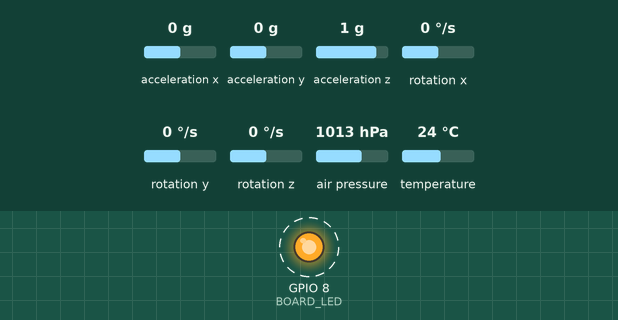
Simulated run of this sketch. Board: ESP32-C3. Parts: output pins drawn as LEDs (lit = HIGH). Dashed ring = blinking. The inputs (shaded band) are chosen by the test bench; at power-on: acceleration x 0 g, acceleration y 0 g, acceleration z 1 g, rotation x 0 °/s, rotation y 0 °/s, rotation z 0 °/s, air pressure 1013 hPa, temperature 24 °C. No radio packets arrive unless stated; what the sketch prints to the serial monitor is not drawn.

Above: at 2.55 s.
Timing chart, 0 to 5.5 s (numbered marks = the images above):
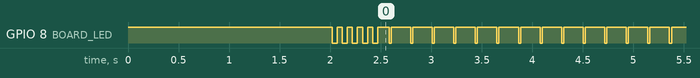

Measured:
- by itself, GPIO 8 (BOARD_LED): goes 4 × (LOW 0.05 s, HIGH 0.05 s), LOW 0.05 s, HIGH 0.11 s, 597 × (LOW 0.02 s, HIGH 0.19 s), LOW 0.02 s, then HIGH

The sketch:

LoRaSender1.ino
```cpp
#include <Wire.h>
#include <SPI.h>
#include <LoRa.h>
#include <Adafruit_BMP280.h>
#include <Adafruit_MPU6050.h>

// Definizione Pin per ESP32-C3 Super Mini
const int SCK_PIN = 4;
const int MISO_PIN = 5;
const int MOSI_PIN = 6;
const int SS_PIN = 7;
const int RST_LORA = 10;
const int DIO0_LORA = 3;
const int BOARD_LED = 8; // LED integrato sulla Super Mini

Adafruit_BMP280 bmp;
Adafruit_MPU6050 mpu;
long packetCounter = 0;

void setup() {
  // Configurazione LED (Sulla Super Mini il LED è sul pin 8)
  pinMode(BOARD_LED, OUTPUT);
  digitalWrite(BOARD_LED, HIGH); // Spegne il LED all'inizio (Active Low)

  Serial.begin(115200);

  // Pausa per stabilizzazione tensione batteria/condensatore
  delay(2000);

  // 1. Inizializza I2C (SDA=8, SCL=9)
  Wire.begin(8, 9);

  // 2. Inizializza SPI e LoRa
  SPI.begin(SCK_PIN, MISO_PIN, MOSI_PIN, SS_PIN);
  LoRa.setPins(SS_PIN, RST_LORA, DIO0_LORA);

  if (!LoRa.begin(433E6)) {
    Serial.println("Errore LoRa!");
    // In caso di errore LoRa, il LED rimane fisso acceso (LOW)
    digitalWrite(BOARD_LED, LOW);
  }

  // 3. Inizializza Sensori
  bmp.begin(0x76);
  mpu.begin(0x68);

  mpu.setAccelerometerRange(MPU6050_RANGE_16_G);
  bmp.setSampling(Adafruit_BMP280::MODE_NORMAL,
                  Adafruit_BMP280::SAMPLING_X2,
                  Adafruit_BMP280::SAMPLING_X16,
                  Adafruit_BMP280::FILTER_X16,
                  Adafruit_BMP280::STANDBY_MS_500);

  Serial.println("SISTEMA PRONTO");

  // Lampeggio di conferma avvio
  for(int i=0; i<10; i++){
    digitalWrite(BOARD_LED, !digitalRead(BOARD_LED));
    delay(50);
  }
}

void loop() {
  sensors_event_t a, g, temp;
  mpu.getEvent(&a, &g, &temp);

  float alt = bmp.readAltitude(1013.25);
  float accY = a.acceleration.y / 9.81;

  // Stringa dati per la GUI
  String data = String(packetCounter) + "," + String(alt) + "," + String(accY);

  // Trasmissione LoRa
  LoRa.beginPacket();
  LoRa.print(data);
  LoRa.endPacket();

  // Feedback visivo: il LED lampeggia rapido ad ogni invio
  digitalWrite(BOARD_LED, LOW); // Accende LED (Active Low)
  delay(20);
  digitalWrite(BOARD_LED, HIGH); // Spegne LED

  packetCounter++;
  delay(130); // Circa 150ms totali di intervallo
}
```
